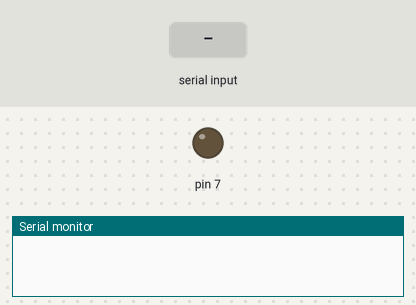
Simulated run of this sketch. Board: Arduino Uno, built with avr-gcc and run on an emulated ATmega328P. Parts: output pins drawn as LEDs (lit = HIGH), the last lines printed to the serial monitor. Inputs (shaded band) come from the test bench.

Above: at 1.2 s.
1.3 s: "1" received over Serial
At 1.8 s:
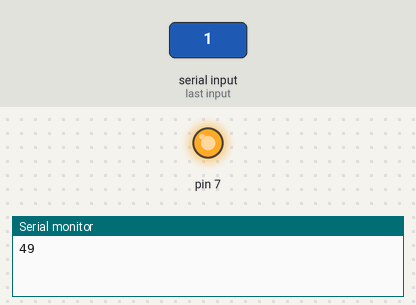
2.8 s: "0" received over Serial
At 4.2 s:
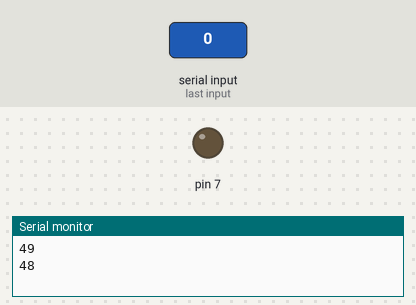
Timing chart, 0 to 5.8 s (numbered marks = the images above; inputs shaded):
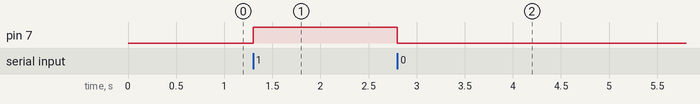

Measured:
- after the input at 1.3 s, pin 7: LOW → HIGH at once
- after the input at 2.8 s, pin 7: HIGH → LOW at once

The sketch:

ControllingBulb.ino
```cpp
int incomingByte = 0;   // for incoming serial data

void setup() {
        // opens serial port, sets data rate to 9600 bps
        Serial.begin(9600);
        //Setting relay pin for OUTPUT mode
        pinMode(7,OUTPUT);
}

void loop() {

        // command relay only when data is available at serial port
        if (Serial.available() > 0) {
                // read the incoming byte:
                incomingByte = Serial.read();
                //check if input received is HIGH
                if(incomingByte==49)
                digitalWrite(7,HIGH);
                else
                digitalWrite(7,LOW);
                //displaying on serial monitor
                Serial.println((incomingByte));
        }
}
```
